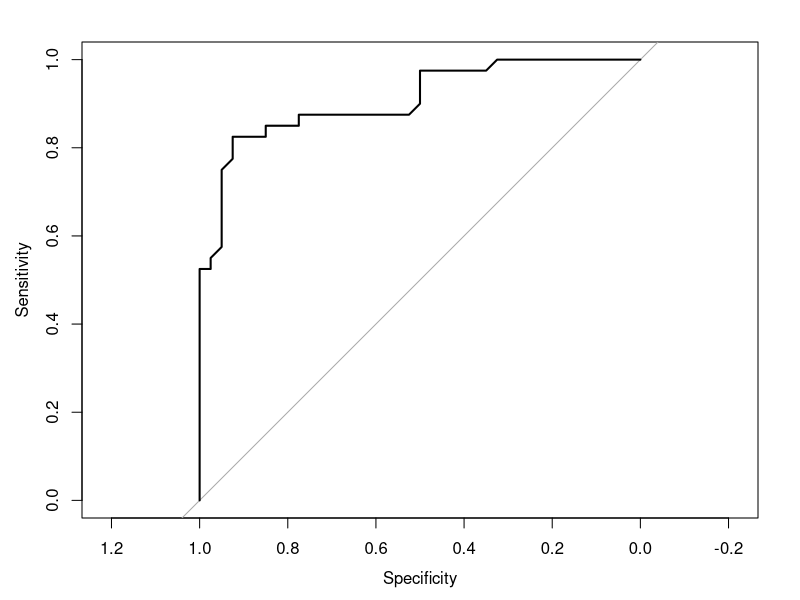
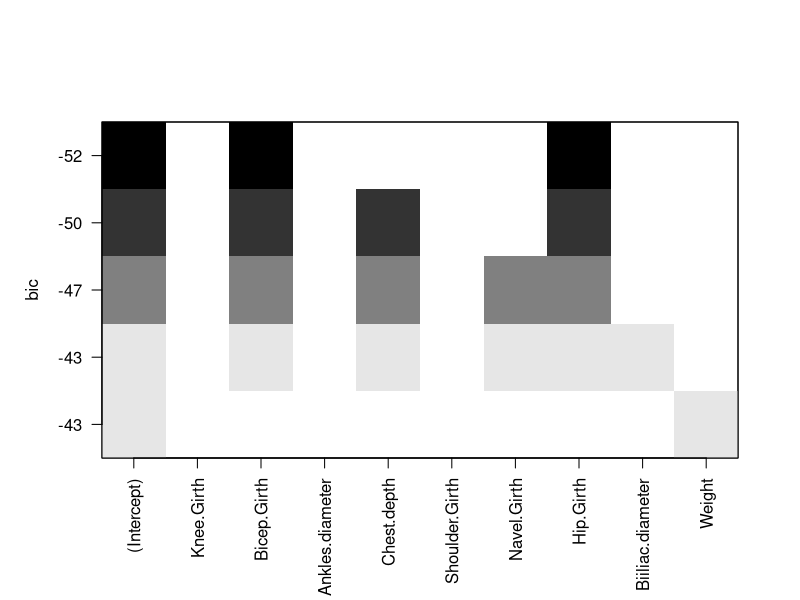
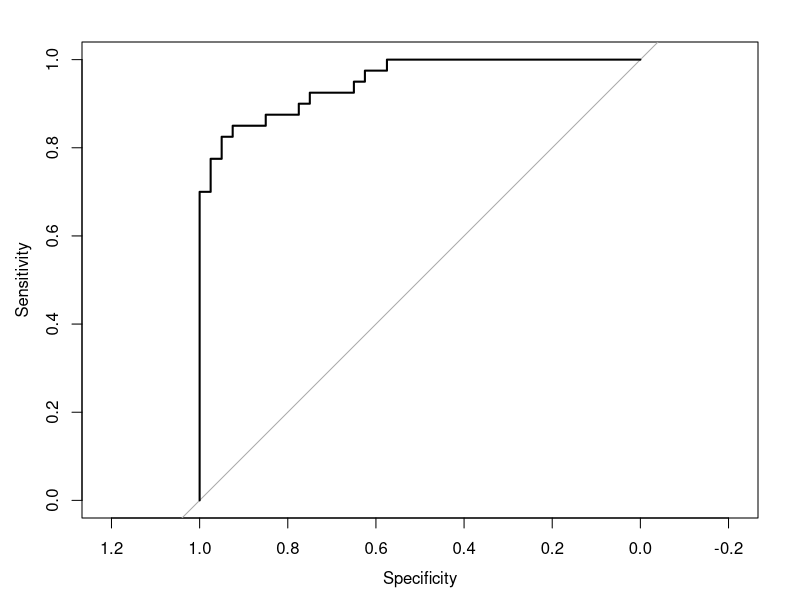

Here is the R script that generated these plots, in order:
library(tidyverse)
library(pROC)
library(caret)
library(leaps)
library(car)

################################################################################
# Ahora podemos construir un modelo de regresión logística para predecir la
# variable EN, de acuerdo con las siguientes instrucciones:
# 1. Definir la semilla a utilizar, que corresponde a los últimos cuatro dígitos
#    del RUN (sin considerar el dígito verificador) del integrante de mayor edad
#    del equipo.
# 2. Seleccionar una muestra de 120 mujeres (si la semilla es un número par) o
#    120 hombres (si la semilla es impar), asegurando que la mitad tenga estado
#    nutricional “sobrepeso” y la otra mitad “no sobrepeso”. Dividir esta
#    muestra en dos conjuntos: los datos de 80 personas (40 con EN “sobrepeso”)
#    para utilizar en la construcción de los modelos y 40 personas (20 con EN
#    “sobrepeso”) para poder evaluarlos.
# 3. Recordar las ocho posibles variables predictoras seleccionadas de forma
#    aleatoria en el ejercicio anterior.
# 4. Seleccionar, de las otras variables, una que el equipo considere que podría
#    ser útil para predecir la clase EN, justificando bien esta selección.
# 5. Usando el entorno R y paquetes estándares1, construir un modelo de
#    regresión logística con el predictor seleccionado en el paso anterior y
#    utilizando de la muestra obtenida.
# 6. Usando herramientas estándares1 para la exploración de modelos del entorno
#    R, buscar entre dos y cinco predictores de entre las variables
#    seleccionadas al azar, recordadas en el punto 3, para agregar al modelo
#    obtenido en el paso 5.
# 7. Evaluar la confiabilidad de los modelos (i.e. que tengan un buen nivel de
#    ajuste y son generalizables) y “arreglarlos” en caso de que tengan algún
#    problema.
# 8. Usando código estándar1, evaluar el poder predictivo de los modelos con los
#    datos de las 40 personas que no se incluyeron en su construcción en
#    términos de sensibilidad y especificidad.
################################################################################

# Fijar carpeta de trabajo.

# Fijar semilla.
set.seed(1111)

# Cargar datos.
datos <- read.csv2("EP13 Datos.csv")

# Generar columna con estado nutricional.
IMC <- datos[["Weight"]] / ((datos[["Height"]] / 100) ** 2)
EN <- rep("Sobrepeso", length(IMC))
EN[IMC < 25] <- "No sobrepeso"
EN <- factor(EN)
datos <- cbind(EN, datos)

# Filtrar datos para dejar solo hombres.
datos <- datos %>% filter(Gender == 1)
datos[["Gender"]] <- NULL

# Seleccionar variables escogidas en ejercicio anterior. Adicionalmente se
# escoge como predictor para el modelo de RLogS el peso, pues esta variable está
# fuertemente relacionada con el IMC, indicador empleado para determinar el
# sobrepeso.
datos <- datos %>% select(EN, Knee.Girth, Bicep.Girth, Ankles.diameter,
                          Chest.depth, Shoulder.Girth, Navel.Girth,
                          Hip.Girth, Biiliac.diameter, Weight)

# Obtener muestra.
sobrepeso <- datos %>% filter(EN == "Sobrepeso")
sobrepeso <- sample_n(sobrepeso, 60, replace = FALSE)

normal <- datos %>% filter(EN == "No sobrepeso")
normal <- sample_n(normal, 60, replace = FALSE)

# Separar conjuntos de entrenamiento y prueba.
split_sobrepeso <- sample.int(nrow(sobrepeso), 40, replace = FALSE)
split_normal <- sample.int(nrow(normal), 40, replace = FALSE)

entr_sobrepeso <- sobrepeso[split_sobrepeso,]
entr_normal <- normal[split_normal,]
prue_sobrepeso <- sobrepeso[-split_sobrepeso,]
prue_normal <- normal[-split_normal,]

entrenamiento <- rbind(entr_sobrepeso, entr_normal)
prueba <- rbind(prue_sobrepeso, prue_normal)



################################################################################
# RLogS
################################################################################

cat("-----------------------------------------------------------------------\n")
cat("Regresión logística simple\n")
cat("-----------------------------------------------------------------------\n")

# Ajustar modelo de regresión logística simple.
rlogs <- glm(EN ~ Weight, data = entrenamiento,
             family = binomial(link = "logit"))

cat("\nModelo de regresión logística simple\n")
print(summary(rlogs))

# Evaluar calidad predictiva del modelo.
umbral <- 0.5
probabilidades <- predict(rlogs, prueba, type = "response")

predicciones <- sapply(probabilidades,
                       function (p) ifelse (p >= umbral, "Sobrepeso", "No sobrepeso"))

predicciones <- factor(predicciones, levels = levels(prueba[["EN"]]))
cat("Calidad predictiva del modelo\n\n")
print(confusionMatrix(predicciones, prueba[["EN"]]))

# Podemos ver que el tiene una buena capacidad predictiva, con una exactitud de
# 82,5%, sensibilidad de 80,0% y especificidad de 85,0%.

# Obtener residuos y estadísticas de influencia de los casos.
eval.rlogs <- data.frame(predicted.probabilities = fitted(rlogs))
eval.rlogs[["standardized.residuals"]] <- rstandard(rlogs)
eval.rlogs[["studentized.residuals"]] <-rstudent(rlogs)
eval.rlogs[["cooks.distance"]] <- cooks.distance(rlogs)
eval.rlogs[["dfbeta"]] <- dfbeta(rlogs)
eval.rlogs[["dffit"]] <- dffits(rlogs)
eval.rlogs[["leverage"]] <- hatvalues(rlogs)
eval.rlogs[["covariance.ratios"]] <- covratio(rlogs)

cat("Influencia de los casos:\n")

# 95% de los residuos estandarizados deberían estar entre −1.96 y +1.96, y 99%
# entre -2.58 y +2.58.
sospechosos1 <- which(abs(eval.rlogs[["standardized.residuals"]]) > 1.96)
cat("- Residuos estandarizados fuera del 95% esperado: ")
print(sospechosos1)

# Observaciones con distancia de Cook mayor a uno.
sospechosos2 <- which(eval.rlogs[["cooks.distance"]] > 1)
cat("- Residuos con distancia de Cook mayor que 1: ")
print(sospechosos2)

# Observaciones con apalancamiento superior al doble del apalancamiento
# promedio: (k + 1)/n.
apalancamiento.promedio <- ncol(entrenamiento) / nrow(entrenamiento)
sospechosos3 <- which(eval.rlogs[["leverage"]] > 2 * apalancamiento.promedio)

cat("- Residuos con apalancamiento fuera de rango (promedio = ",
    apalancamiento.promedio, "): ", sep = "")

print(sospechosos3)

# DFBeta debería ser < 1.
sospechosos4 <- which(apply(eval.rlogs[["dfbeta"]] >= 1, 1, any))
names(sospechosos4) <- NULL
cat("- Residuos con DFBeta mayor que 1: ")
print(sospechosos4)

# Finalmente, los casos no deberían desviarse significativamente
# de los límites recomendados para la razón de covarianza:
# CVRi > 1 + [3(k + 1)/n]
# CVRi < 1 – [3(k + 1)/n]
CVRi.lower <- 1 - 3 * apalancamiento.promedio
CVRi.upper <- 1 + 3 * apalancamiento.promedio
sospechosos5 <- which(eval.rlogs[["covariance.ratios"]] < CVRi.lower |
                        eval.rlogs[["covariance.ratios"]] > CVRi.upper)
cat("- Residuos con razón de covarianza fuera de rango ([", CVRi.lower, ", ",
    CVRi.upper, "]): ", sep = "")

print(sospechosos5)

sospechosos <- c(sospechosos1, sospechosos2, sospechosos3, sospechosos4,
                 sospechosos5)

sospechosos <- sort(unique(sospechosos))
cat("\nResumen de observaciones sospechosas:\n")

print(round(eval.rlogs[sospechosos,
                     c("cooks.distance", "leverage", "covariance.ratios")],
            3))

# Si bien hay algunas observaciones que podrían considerarse atípicas, la
# distancia de Cook para todas ellas se aleja bastante de 1, por lo que no
# deberían ser causa de preocupación.

# Mostrar curva ROC.
probs.rlogs <- predict(rlogs, entrenamiento, type = "response")
roc.rlogs <- roc(entrenamiento[["EN"]], probs.rlogs)
plot(roc.rlogs)



################################################################################
# RLogM
################################################################################

cat("\n\n\n")
cat("-----------------------------------------------------------------------\n")
cat("Regresión logística multivariada\n")
cat("-----------------------------------------------------------------------\n")

# Seleccionar mejores predictores para modelo de regresión lineal múltiple
# usando el método de todos los subconjuntos.
rlogm.inicial <- regsubsets(EN ~ ., data = entrenamiento, nbest = 1, nvmax = 5,
                            method = "exhaustive")

plot(rlogm.inicial)

# De acuerdo a la exploración de todos los subconjuntos, el mejor modelo con
# entre 2 y 5 variables es aquel que usa como predictores el grosor de los
# bíceps, la profundidad del pecho, el grosor a la altura del ombligo, el grosor
# de las caderas y el diámetro biilíaco.

# Ajustar el modelo con los mejores predictores.
rlogm <- glm(EN ~ Bicep.Girth + Chest.depth + Navel.Girth + Hip.Girth + Biiliac.diameter,
               data = entrenamiento, family = binomial(link = "logit"))

cat("\nModelo de regresión logística multivariada\n")
print(summary(rlogm))

# Evaluamos el factor de inflación de la varianza.
vifs <- vif(rlogm)
cat("\nVIF: ")
print(vifs)

# Si bien ninguna de las variables presenta una inflación de la varianza
# superior a 10, que el VIF promedio sea mayor que 1 podría ser señal de
# preocupación.

# El modelo obtenido tiene un AIC más alto que el modelo de RLogS. En
# consecuencia, el modelo más simple parece ajustarse mejor a los datos.

# Evaluar calidad predictiva del modelo.
probabilidades <- predict(rlogm, prueba, type = "response")

predicciones <- sapply(probabilidades,
                       function (p) ifelse (p >= umbral, "Sobrepeso", "No sobrepeso"))

predicciones <- factor(predicciones, levels = levels(prueba[["EN"]]))
cat("Calidad predictiva del modelo\n\n")
print(confusionMatrix(predicciones, prueba[["EN"]]))

# Podemos ver que el tiene una capacidad predictiva inferior al modelo de
# regresión logística simple, con una exactitud de 75,0%, sensibilidad de 70,0%
# y especificidad de 80,0%.

# Obtener residuos y estadísticas de influencia de los casos.
eval.rlogm <- data.frame(predicted.probabilities = fitted(rlogm))
eval.rlogm[["standardized.residuals"]] <- rstandard(rlogm)
eval.rlogm[["studentized.residuals"]] <-rstudent(rlogm)
eval.rlogm[["cooks.distance"]] <- cooks.distance(rlogm)
eval.rlogm[["dfbeta"]] <- dfbeta(rlogm)
eval.rlogm[["dffit"]] <- dffits(rlogm)
eval.rlogm[["leverage"]] <- hatvalues(rlogm)
eval.rlogm[["covariance.ratios"]] <- covratio(rlogm)

cat("Influencia de los casos:\n")

# 95% de los residuos estandarizados deberían estar entre −1.96 y +1.96, y 99%
# entre -2.58 y +2.58.
sospechosos1 <- which(abs(eval.rlogm[["standardized.residuals"]]) > 1.96)
cat("- Residuos estandarizados fuera del 95% esperado: ")
print(sospechosos1)

# Observaciones con distancia de Cook mayor a uno.
sospechosos2 <- which(eval.rlogm[["cooks.distance"]] > 1)
cat("- Residuos con distancia de Cook mayor que 1: ")
print(sospechosos2)

# Observaciones con apalancamiento superior al doble del apalancamiento
# promedio: (k + 1)/n.
apalancamiento.promedio <- ncol(entrenamiento) / nrow(entrenamiento)
sospechosos3 <- which(eval.rlogm[["leverage"]] > 2 * apalancamiento.promedio)

cat("- Residuos con apalancamiento fuera de rango (promedio = ",
    apalancamiento.promedio, "): ", sep = "")

print(sospechosos3)

# DFBeta debería ser < 1.
sospechosos4 <- which(apply(eval.rlogm[["dfbeta"]] >= 1, 1, any))
names(sospechosos4) <- NULL
cat("- Residuos con DFBeta mayor que 1: ")
print(sospechosos4)

# Finalmente, los casos no deberían desviarse significativamente
# de los límites recomendados para la razón de covarianza:
# CVRi > 1 + [3(k + 1)/n]
# CVRi < 1 – [3(k + 1)/n]
CVRi.lower <- 1 - 3 * apalancamiento.promedio
CVRi.upper <- 1 + 3 * apalancamiento.promedio
sospechosos5 <- which(eval.rlogm[["covariance.ratios"]] < CVRi.lower |
                        eval.rlogm[["covariance.ratios"]] > CVRi.upper)
cat("- Residuos con razón de covarianza fuera de rango ([", CVRi.lower, ", ",
    CVRi.upper, "]): ", sep = "")

print(sospechosos5)

sospechosos <- c(sospechosos1, sospechosos2, sospechosos3, sospechosos4,
                 sospechosos5)

sospechosos <- sort(unique(sospechosos))
cat("\nResumen de observaciones sospechosas:\n")

print(round(eval.rlogm[sospechosos,
                     c("cooks.distance", "leverage", "covariance.ratios")],
            3))

# Si bien hay algunas observaciones que podrían considerarse atípicas, la
# distancia de Cook para todas ellas se aleja bastante de 1, por lo que no
# deberían ser causa de preocupación.

# Mostrar curva ROC.
probs.rlogm <- predict(rlogm, entrenamiento, type = "response")
roc.rlogm <- roc(entrenamiento[["EN"]], probs.rlogm)
plot(roc.rlogm)

cat("\nIndependencia de los residuos\n")
print(durbinWatsonTest(rlogm))

# Puesto que la prueba de Durbin-Watson entrega p = 0, podemos concluir que
# los residuos NO son independientes entre sí, por lo que el modelo no debería
# ser utilizado.
